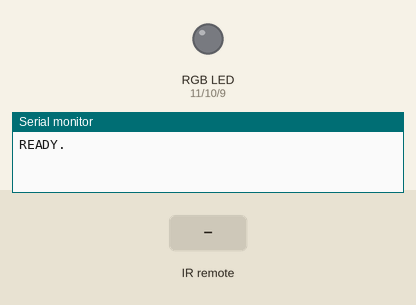
A sketch run on a simulated Arduino Uno, built with avr-gcc and run on an emulated ATmega328P. Parts: an RGB LED mixed from three pins (HIGH = lit), the last lines printed to the serial monitor. The test bench sets the inputs (shaded band).

Above: at 1.2 s.
1.3 s: infrared code 0xC1CC629D received
At 2.0 s:
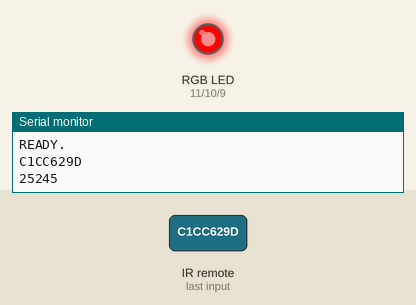
2.8 s: infrared code 0x20FFF00F received
At 3.1 s:
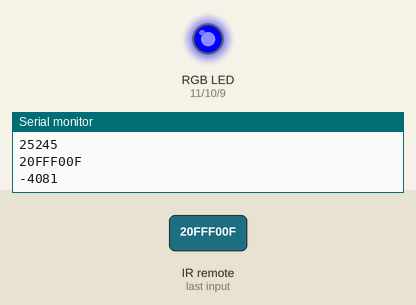
4.3 s: infrared code 0x20FFB04F received
At 5.5 s:
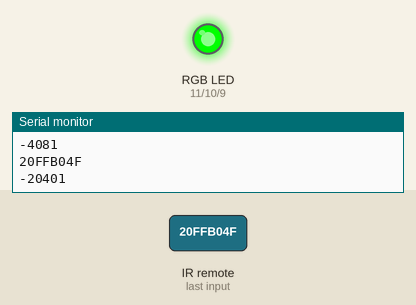
5.8 s: infrared code 0xC1CC12ED received
At 6.6 s:
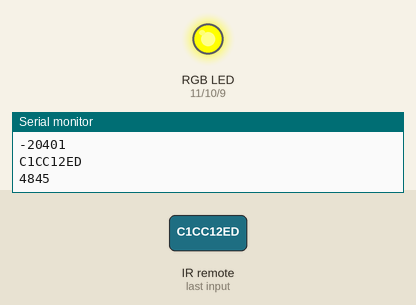
7.3 s: infrared code 0xC1CC926D received
At 7.7 s:
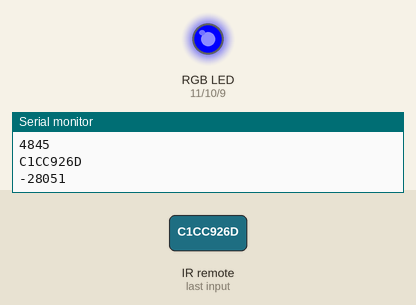
8.8 s: infrared code 0xC1CCE21D received
At 10.1 s:
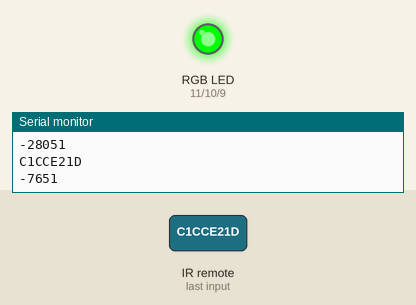
Timing chart, 0 to 11.3 s (numbered marks = the images above; inputs shaded):
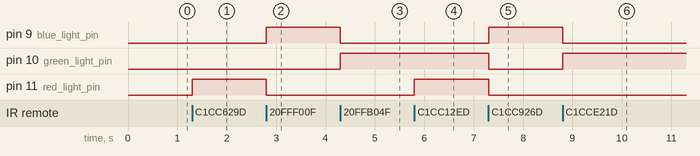

The sketch:

ir_infrared_sensor_ky_022_and_rgb_led.ino
```cpp
// Print IR Buttons to Serial Monitor
// TheGeekPub.com

#include <IRremote.h>

// Define the pin for the IR Receiver
const int IR_RECV_PIN = 3;

int red_light_pin= 11;
int green_light_pin = 10;
int blue_light_pin = 9;


// Create the IR object
IRrecv gpirrecv(IR_RECV_PIN);
decode_results results;

void RGB_color(int red_light_value, int green_light_value, int blue_light_value)
 {
  analogWrite(red_light_pin, red_light_value);
  analogWrite(green_light_pin, green_light_value);
  analogWrite(blue_light_pin, blue_light_value);
}


void setup(){

  pinMode(red_light_pin, OUTPUT);
  pinMode(green_light_pin, OUTPUT);
  pinMode(blue_light_pin, OUTPUT);

  Serial.begin(9600);
  gpirrecv.enableIRIn();
  gpirrecv.blink13(true);
  Serial.println("READY.");
}

void loop(){
  if (gpirrecv.decode(&results)){
  Serial.println(results.value, HEX);

  int button_value = results.value;

    Serial.println(button_value);


  //tv remote control red button
  if( results.value == 0xC1CC629D || results.value == 0x20FFD02F ) {
    RGB_color(255, 0, 0); // Red
  }

   //tv remote control blue button
  if( results.value == 0xC1CC926D || results.value ==  0x20FFF00F ) {
    RGB_color(0, 0, 255); // Blue
  }

   //tv remote control green button
  if( results.value == 0x20FFB04F || results.value ==  0xC1CCE21D ) {
     RGB_color(0, 255, 0); // Green
  }

  //tv remote control yellow button
  if( results.value == 0xC1CC12ED || results.value == 0x20FF708F ) {
     RGB_color(255, 255, 0); // Yellow
  }


  gpirrecv.resume();
}
}
```

Measured:
- after the input at 1.3 s, pin 11 (red_light_pin): LOW → HIGH at once
- after the input at 2.8 s, pin 9 (blue_light_pin): LOW → HIGH at once; pin 11 (red_light_pin): HIGH → LOW at once
- after the input at 4.3 s, pin 9 (blue_light_pin): HIGH → LOW at once; pin 10 (green_light_pin): LOW → HIGH at once
- after the input at 5.8 s, pin 11 (red_light_pin): LOW → HIGH at once
- after the input at 7.3 s, pin 9 (blue_light_pin): LOW → HIGH at once; pin 10 (green_light_pin), pin 11 (red_light_pin): HIGH → LOW at once
- after the input at 8.8 s, pin 9 (blue_light_pin): HIGH → LOW at once; pin 10 (green_light_pin): LOW → HIGH at once
